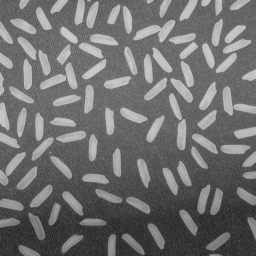
%> input picture lectures/image_connected_components/data/rice.png, 256 x 256 px
$ octave --eval "image_connected_components_2;"   (GNU Octave 9; MATLAB toolbox functions it lacks are replaced by stand-ins)
%> lines starting %> are read from the running program, lines starting %| are printed output that depends on the picture; in (x1, y1, x2, y2) boxes, pixels count from 0 and x2, y2 are one past the last pixel; in counts of white or black regions, pixels touching at a corner belong together; the program's own positions count from 1
function image_connected_components_2
% Demos showing properties of connected components

% Variables
im_file_string = '../data/rice.png';

% Code
im = imread(im_file_string);
%> im is the input picture: size 256x256 uint8; min 40, max 204, mean 111.2

% Make a figure
figure(1);
clf;
rows = 2;
cols = 2;

% Original image
subplot(rows, cols, 1);
imagesc(im);
title('Original');
colorbar;

% Display binary image
im_bin = imbinarize(im, 'adaptive');
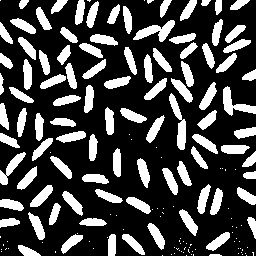
%> im_bin: size 256x256 logical; 26.9% white; 171 white regions (76 under 20 px), largest, box (x1, y1, x2, y2) and area: (133, 20, 175, 42) 398, (169, 93, 186, 150) 397, (223, 86, 256, 116) 376
subplot(rows, cols, 2);
imagesc(im_bin);
title('Binary image');
colorbar;

% Pull off the centroid and the area of each
% connected component
blob_data = regionprops(im_bin, {'Area','Centroid'});
%> blob_data = 171 regions; largest, Area and Centroid: 398 [156.6 31.8], 397 [179.6 123.8], 376 [235.7 104.5], 283 [11.9 168.5], 237 [42.5 197.1]
areas = cat(1, blob_data.Area);
%> areas = 171 values, max 398 at index 76, min 1 at index 1, mean 103.2
centroids = cat(1, blob_data.Centroid);
%> centroids = 171 rows, first 12: [1 1; 5.93 35.01; 6.44 62.04; 2.03 85.22; 4.4 117.5; 9.53 141.3; 11.85 168.5; 12.05 205.3; 9.59 223.1; 1 237.5; 2 250; 2 252]

% Display area on top of each blob
subplot(rows, cols, 3);
imagesc(im_bin);
hold on;
for i = 1 : numel(blob_data)
    plot(centroids(i,1), centroids(i,2), 'r+');
    text(centroids(i,1)+2, centroids(i,2)+2, ...
        sprintf('%i', areas(i)), ...
        'Color',[0.5 0.5 0.5], ...
        'FontSize',12);
end
%> `image_connected_components_2;`:
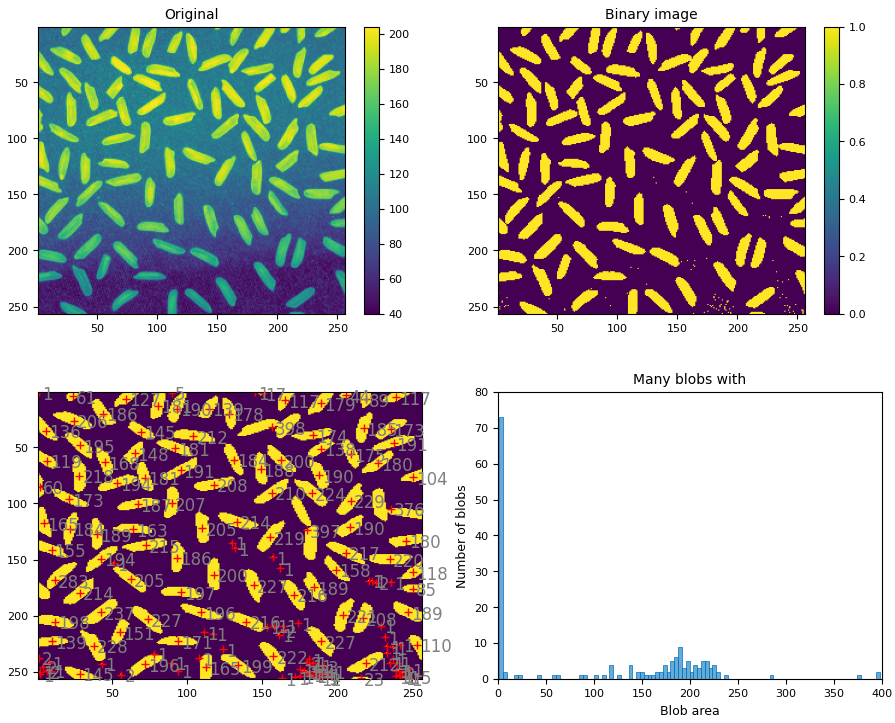
%> figure redrawn from the program's plot data, 4 panels

% Make a histrogram of the areas
subplot(rows, cols, 4);
histogram(areas, 100);
xlabel('Blob area');
ylabel('Number of blobs');
title('Many blobs with','few pixels')

end
